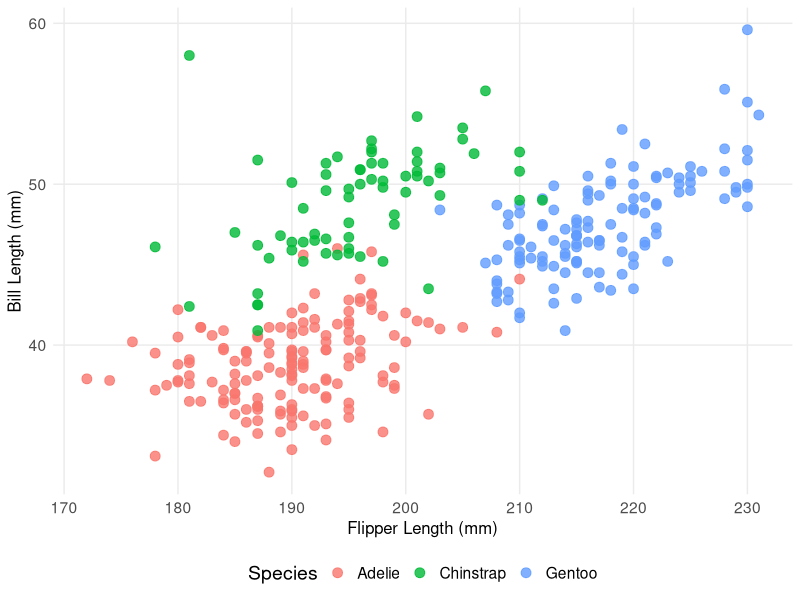

The R script that drew this image:
## ---- chunk 1
knitr::opts_chunk$set(echo = FALSE, message = FALSE, warning = FALSE)
library(tidyverse)
library(palmerpenguins)
## ---- chunk 2
ggplot(data = penguins, aes(x = flipper_length_mm, y = bill_length_mm, color = species)) +
  geom_point(size = 3, alpha = 0.8) +
  theme_minimal() +
  labs(
    x = "Flipper Length (mm)",
    y = "Bill Length (mm)",
    color = "Species",
    title = NULL
  ) +
  theme(
    legend.position = "bottom",
    text = element_text(family = "Helvetica", size = 14),
    axis.title = element_text(size = 12),
    panel.grid.minor = element_blank()
  )
